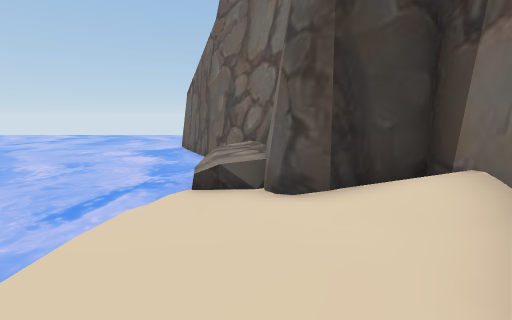
[1] (above)

16 first-person views from a walk through a 3-D level made in the Unity game engine. The camera is 1.3 m above the floor, tilts 10° down and sees 90° across. The floor is counted in squares, 1 m on a side. Each view is taken from the middle of a square. On the plan, view 1 faces up. The plan holds only what a view shows up to about 13 squares ahead; the rest is blank. The place goes on beyond the plan.

[2]
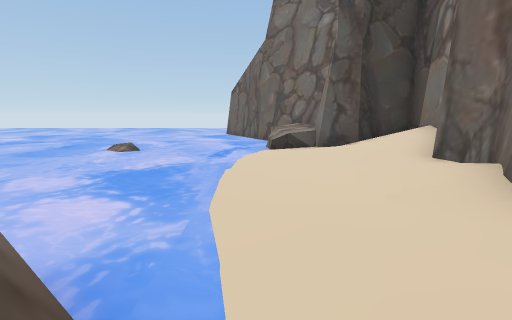

[3]
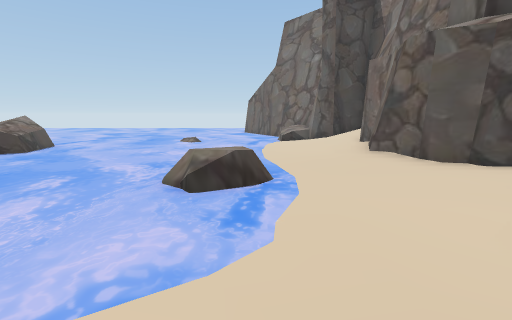

[4]
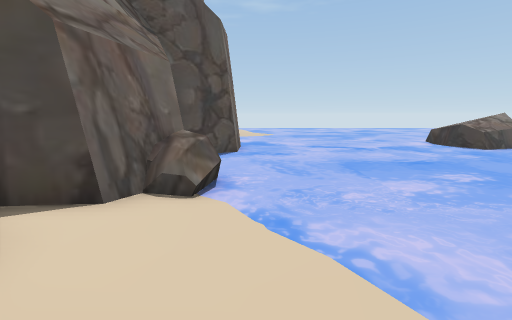

[5]
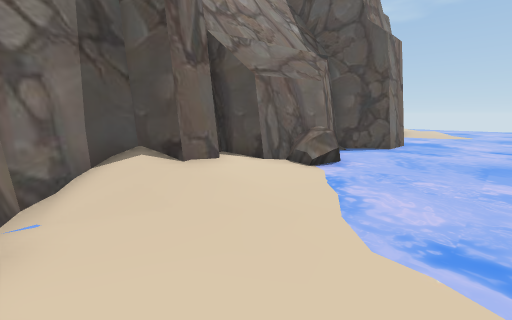

[6]
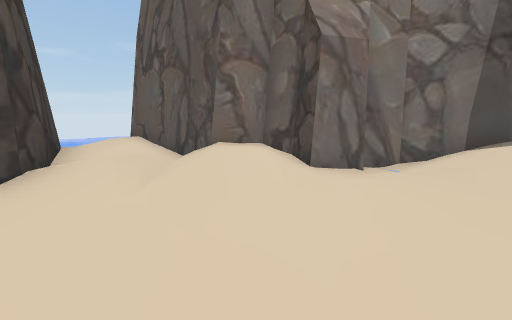

[7]
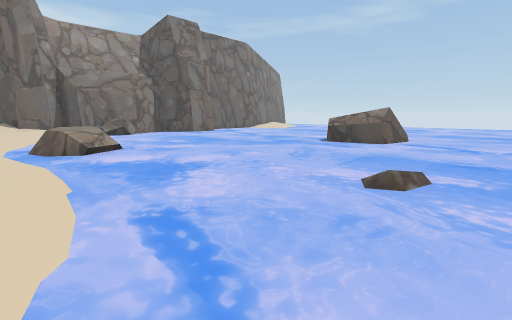

[8]
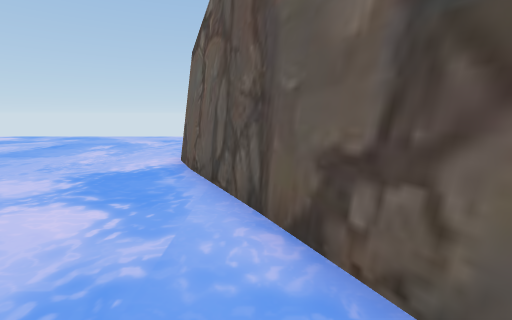

[9]
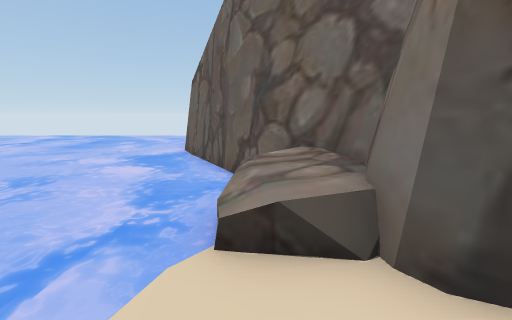

[10]
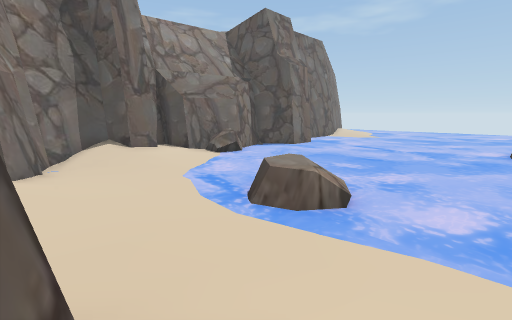

[11]
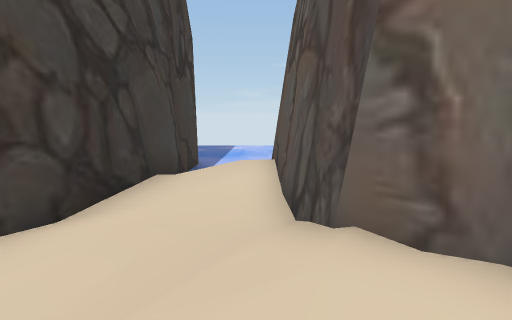

[12]
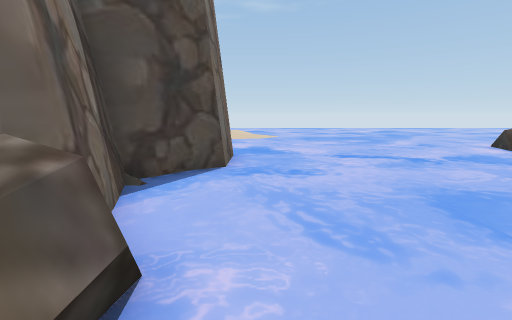

[13]
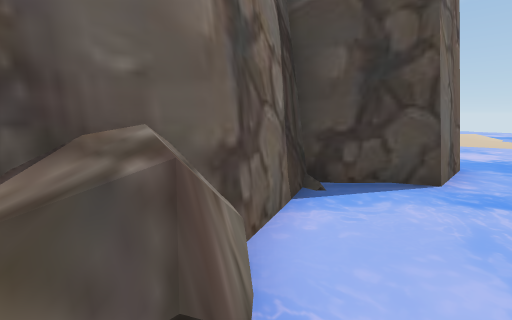

[14]
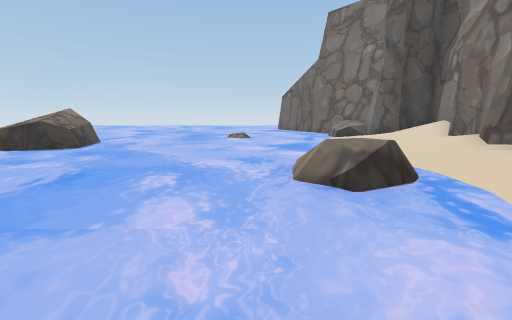

[15]
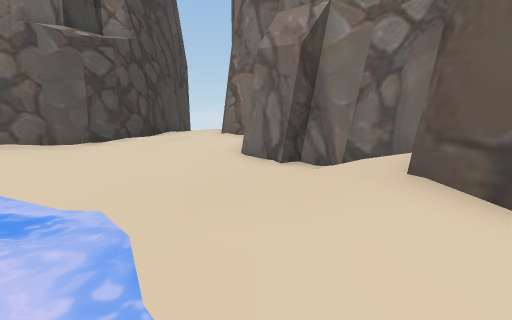

[16]
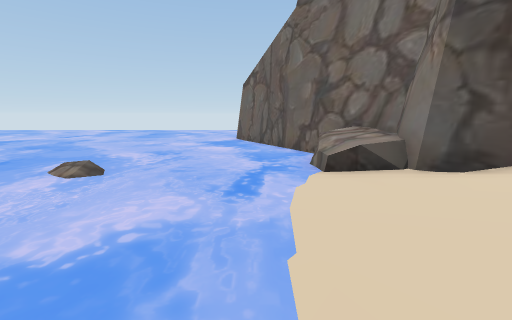

### Floor plan
Key: @ floor where view 1 was taken; # wall or solid block; . main floor; : floor 0.25 m higher than the main floor; - floor 0.25 m lower than the main floor; + floor 0.5 m higher than the main floor; / step, stairs or slope; = window, fence, low wall or low ledge; ~ liquid the walk can cross; ≈ liquid the walk keeps out of; ^ raised ledge; O other object.
Columns run from 19 left of view 1 to 14 right of it. Each row starts with its distance up from view 1.
 19      ≈≈≈≈≈≈≈≈≈
 18       ≈≈≈≈≈≈≈≈≈
 17        ≈≈≈≈≈≈≈≈
 16      ≈≈≈≈≈≈≈≈≈≈
 15       ≈≈≈≈≈≈≈≈≈
 14        ≈≈≈≈≈≈≈≈##
 13     ≈≈≈≈≈≈≈≈≈≈≈≈#
 12     ≈≈≈≈≈≈≈≈≈≈≈≈##
 11      ≈≈≈≈≈≈≈≈≈~~~#
 10       ≈≈≈≈≈≈≈~~~~##
  9      ≈≈≈≈≈≈≈≈~~~~~#
  8      ≈≈≈≈≈≈≈≈≈~~~~##
  7 ≈≈≈≈≈≈≈≈≈≈≈≈≈≈≈~~~=##
  6 ≈≈≈≈≈≈≈≈≈≈≈≈≈≈≈~~~O##
  5  ≈≈≈≈≈≈≈≈≈≈≈≈≈≈~~-.##
  4   ≈≈≈≈≈≈≈≈≈≈≈≈~~~../###
  3     ##≈≈≈≈≈≈≈≈~~~..///#
  2 ≈≈   ##≈≈≈≈≈≈~~~~..///
  1 ≈≈≈#^#^≈≈≈≈≈≈~~~~.//:#
  0 ≈≈≈≈^≈≈≈≈≈≈≈≈~~~~./@/#
 -1 ≈≈≈≈≈≈≈≈≈≈≈≈≈~~~~.//##
 -2 ≈≈≈≈≈≈≈≈≈≈≈≈≈~~≈~...##
 -3 ≈≈≈≈≈≈≈≈≈≈≈≈≈≈≈+≈-...##
 -4 ≈≈≈≈≈≈≈≈≈≈≈≈≈~≈=≈-...:###       ~
 -5 ≈≈≈≈≈≈≈≈≈≈≈≈~~~≈~-....::#####≈~~~≈
 -6 ≈≈≈≈≈≈≈≈~~~~~~~~~...:///::/  ~~~~≈
 -7 ≈≈≈≈≈≈≈≈≈~~~~~~~~..//://:::/  ~~~≈
 -8 ≈≈≈≈≈≈≈≈≈~~~~~~-..../:######  ~~~
 -9 ≈≈≈≈≈≈≈≈~~~~~~......###
-10 ≈≈≈≈≈###~~~#=..////.#
-11        #######.////##
-12         ##   #######
-13               #

Where each view was taken, in squares from view 1:
view 1: 0 up, 0 right, facing up
view 2: 4 down, 2 left, facing up
view 3: 10 down, 3 left, facing up
view 4: 9 down, 2 left, facing left
view 5: 6 down, 0 right, facing down-left
view 6: 4 down, 2 left, facing down-right
view 7: 7 up, 2 left, facing down-left
view 8: 7 up, 2 left, facing up
view 9: 3 up, 1 left, facing up
view 10: 0 up, 1 right, facing down-left
view 11: 7 down, 1 right, facing right
view 12: 9 down, 6 left, facing left
view 13: 9 down, 7 left, facing down-left
view 14: 9 down, 6 left, facing up
view 15: 9 down, 6 left, facing right
view 16: 0 up, 3 left, facing up
